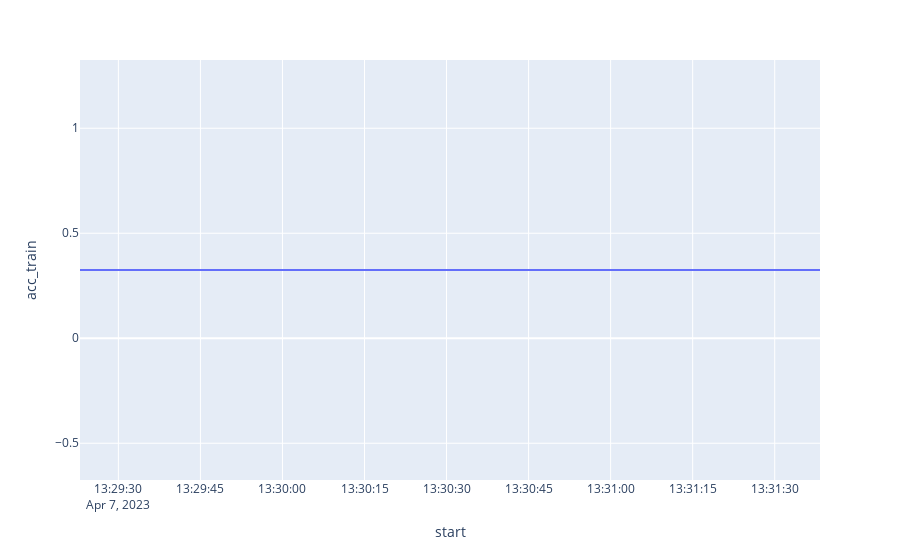

The notebook cell this image was saved under:
### Code cell
px.line(df_stats, x='start', y='acc_train')

### Figure 1 — Plotly figure (JSON) as saved in the notebook; plotly's stock layout.template omitted (floating-point values rounded to 4 significant figures; data arrays with more than 128 entries replaced by an {"elided": "..."} marker saying what was removed)
{"data": [{"hovertemplate": "start=%{x}<br>acc_train=%{y}<extra></extra>", "legendgroup": "", "line": {"color": "#636efa", "dash": "solid"}, "marker": {"symbol": "circle"}, "mode": "lines", "name": "", "orientation": "v", "showlegend": false, "type": "scatter", "x": {"elided": "500 str values"}, "xaxis": "x", "y": {"elided": "500 float values"}, "yaxis": "y"}], "layout": {"legend": {"tracegroupgap": 0}, "margin": {"t": 60}, "xaxis": {"anchor": "y", "domain": [0.0, 1.0], "title": {"text": "start"}}, "yaxis": {"anchor": "x", "domain": [0.0, 1.0], "title": {"text": "acc_train"}}}}
